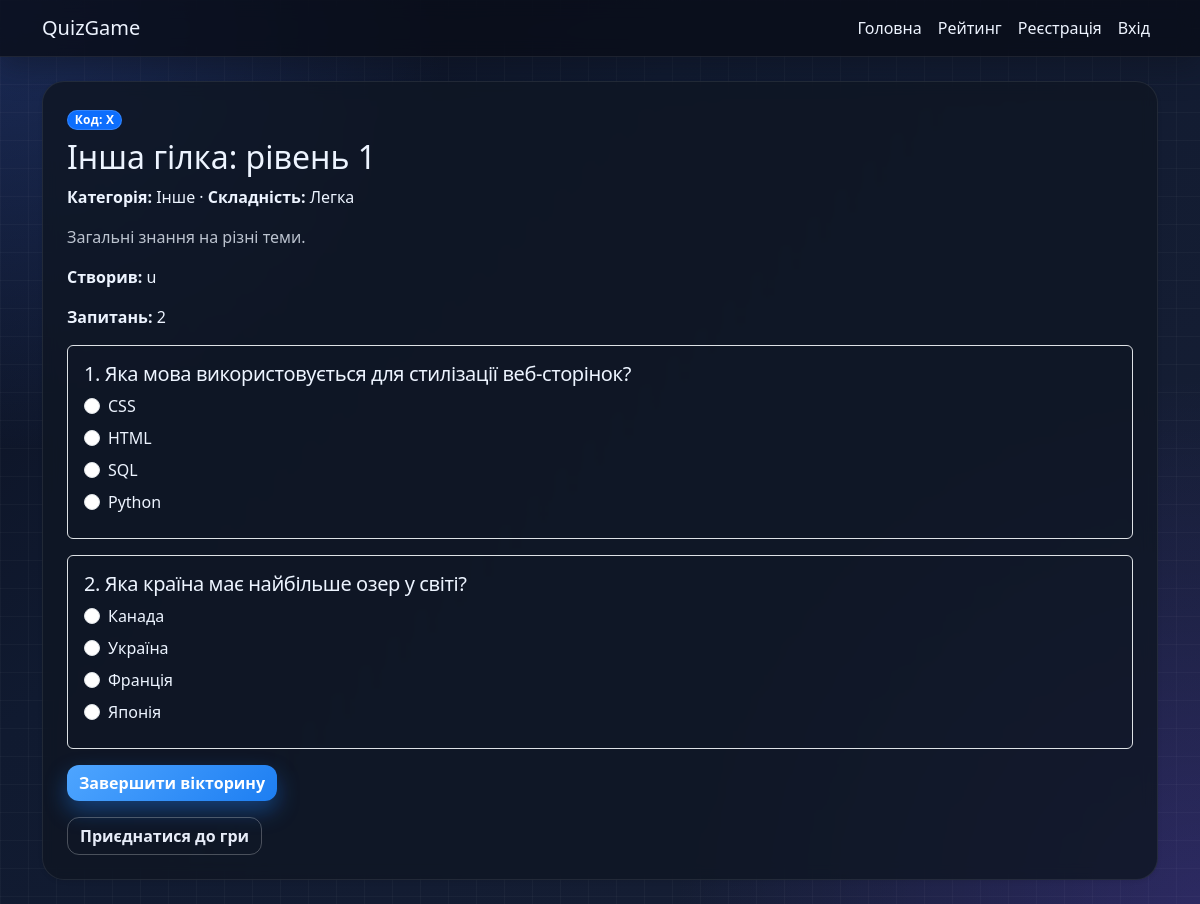
The app's page /quiz/23/ with its own data.
### main/models.py (models this page shows, shortened)
class Quiz(models.Model):
    CATEGORY_CHOICES = [
        ('games', 'Ігри'),
        ('movies', 'Кіно та серіали'),
        ('school', 'Шкільні предмети'),
        ('science', 'Наука'),
        ('history', 'Історія'),
        ('sports', 'Спорт'),
        ('music', 'Музика'),
        ('other', 'Інше'),
    ]
    DIFFICULTY_CHOICES = [
        ('easy', 'Легка'),
        ('medium', 'Середня'),
        ('hard', 'Складна'),
    ]
    title = models.CharField(max_length=200)
    description = models.TextField(blank=True)
    category = models.CharField(max_length=20, choices=CATEGORY_CHOICES, default='other')
    difficulty = models.CharField(max_length=10, choices=DIFFICULTY_CHOICES, default='medium')
    created_by = models.ForeignKey(settings.AUTH_USER_MODEL, on_delete=models.CASCADE, related_name='quizzes')
    invite_code = models.CharField(max_length=20, unique=True)
    is_public = models.BooleanField(default=True)
    level_number = models.PositiveIntegerField(default=1)
    created_at = models.DateTimeField(default=timezone.now)
    updated_at = models.DateTimeField(auto_now=True)
    class Meta:
        ordering = ['level_number', 'created_at']
    def get_next_level(self):
        return Quiz.objects.filter(category=self.category, level_number=self.level_number + 1).order_by('level_number').first()

class Question(models.Model):
    QUESTION_TYPES = [
        ('text', 'Text'),
        ('image', 'Image'),
        ('video', 'Video'),
    ]
    quiz = models.ForeignKey(Quiz, on_delete=models.CASCADE, related_name='questions')
    prompt = models.CharField(max_length=500)
    question_type = models.CharField(max_length=20, choices=QUESTION_TYPES, default='text')
    media_url = models.URLField(blank=True)
    time_limit = models.PositiveIntegerField(default=30)
    order = models.PositiveIntegerField(default=1)
    class Meta:
        ordering = ['order']

class Answer(models.Model):
    question = models.ForeignKey(Question, on_delete=models.CASCADE, related_name='answers')
    text = models.CharField(max_length=255)
    is_correct = models.BooleanField(default=False)
    order = models.PositiveIntegerField(default=1)
    class Meta:
        ordering = ['order']

### main/views.py (the view, shortened to what this page needs)
# urls.py: path('quiz/<int:quiz_id>/', views.quiz_detail, name='quiz_detail'),
def quiz_detail(request, quiz_id):
    quiz = Quiz.objects.prefetch_related('questions__answers').get(pk=quiz_id)
    if request.user.is_authenticated and not quiz.is_unlocked_for_user(request.user):
        messages.error(request, 'Спочатку пройдіть попередній рівень, щоб відкрити цей рівень кампанії.')
        return redirect('home')
    selected_answers = {}
    current_attempt = None
    show_results = False
    next_level = quiz.get_next_level()
    next_level_unlocked = bool(next_level and request.user.is_authenticated and next_level.is_unlocked_for_user(request.user))
    question_results = []
    for question in quiz.questions.prefetch_related('answers').all():
        correct_answer = question.answers.filter(is_correct=True).first()
        selected_answer_id = selected_answers.get(question.id)
        question_results.append({
            'question': question,
            'answers': list(question.answers.all()),
            'selected_answer_id': selected_answer_id,
            'correct_answer': correct_answer,
            'is_correct': bool(correct_answer and selected_answer_id == correct_answer.id),
            'was_not_answered': selected_answer_id is None,
        })
    return render(request, 'main/quiz_detail.html', {
        'quiz': quiz,
        'selected_answers': selected_answers,
        'show_results': show_results,
        'attempt': current_attempt,
        'question_results': question_results,
        'next_level': next_level,
        'next_level_unlocked': next_level_unlocked,
    })

### templates/main/quiz_detail.html (shortened to what this page needs)
{% extends 'base.html' %}
{% block content %}
<div class="card shadow-sm border-0">
    <div class="card-body p-4">
        <span class="badge bg-primary mb-2">Код: {{ quiz.invite_code }}</span>
        <h2>{{ quiz.title }}</h2>
        <p><strong>Категорія:</strong> {{ quiz.get_category_display }} · <strong>Складність:</strong> {{ quiz.get_difficulty_display }}</p>
        <p class="text-muted">{{ quiz.description|default:'Опис відсутній' }}</p>
        <p><strong>Створив:</strong> {{ quiz.created_by.username }}</p>
        <p><strong>Запитань:</strong> {{ quiz.questions.count }}</p>
        <form method="post">
            {% for item in question_results %}
            <section class="border rounded p-3 mb-3">
                <h3 class="h5">{{ forloop.counter }}. {{ item.question.prompt }}</h3>
                {% for answer in item.answers %}
                <div class="form-check mb-2">
                    <input
                        class="form-check-input"
                        type="radio"
                        name="question_{{ item.question.id }}"
                        id="question_{{ item.question.id }}_answer_{{ answer.id }}"
                        value="{{ answer.id }}"
                    >
                    <label class="form-check-label" for="question_{{ item.question.id }}_answer_{{ answer.id }}">
                        {{ answer.text }}
                    </label>
                </div>
                {% endfor %}
            </section>
            {% endfor %}
            {% if not show_results %}
            <button type="submit" class="btn btn-primary">Завершити вікторину</button>
            {% else %}
                {% if next_level and next_level_unlocked %}
                <a href="{% url 'quiz_detail' next_level.id %}" class="btn btn-primary">Продовжити</a>
                {% endif %}
                <a href="{% url 'join_quiz' quiz.id %}" class="btn btn-outline-primary">Пройти ще раз</a>
                <a href="{% url 'home' %}" class="btn btn-outline-danger">Вийти</a>
            {% endif %}
        </form>
        {% if not show_results %}
        <a href="{% url 'join_quiz' quiz.id %}" class="btn btn-outline-secondary mt-3">Приєднатися до гри</a>
        {% endif %}
    </div>
</div>
{% endblock %}

### static/styles.css (style rules this page uses)
body { margin: 0; min-height: 100vh; font-family: 'Segoe UI', Tahoma, Geneva, Verdana, sans-serif; background: radial-gradient(circle at top left, rgba(75, 125, 255, 0.25), transparent 30%), radial-gradient(circle at bottom right, rgba(120, 80, 255, 0.22), transparent 35%), linear-gradient(135deg, #0b1020 0%, #101a30 35%, #171f35 100%); color: #eef4ff; }
body::before { content: ""; position: fixed; inset: 0; background-image: linear-gradient(rgba(255,255,255,0.03) 1px, transparent 1px), linear-gradient(90deg, rgba(255,255,255,0.03) 1px, transparent 1px); background-size: 28px 28px; pointer-events: none; }
.card { border: 1px solid rgba(255, 255, 255, 0.08) !important; border-radius: 22px; background: rgba(15, 22, 36, 0.82); box-shadow: 0 20px 48px rgba(0, 0, 0, 0.28); backdrop-filter: blur(8px); color: #edf4ff; }
.card-body, .card-footer { background: transparent !important; color: #edf4ff; }
.card-title, .card h2, .card h3, .card h4, .card h5, .card h6, .display-5, .lead, .text-muted { color: #edf4ff !important; }
.text-muted { opacity: 0.78; }
.btn { border-radius: 12px; font-weight: 600; transition: transform 0.15s ease, box-shadow 0.15s ease; }
.btn-primary { background: linear-gradient(135deg, #4ea5ff 0%, #1d7ef2 100%); border: none; box-shadow: 0 10px 22px rgba(29, 126, 242, 0.4); }
.btn-outline-secondary { border-color: rgba(255,255,255,0.25); color: #e7ecf8; }
.badge { border-radius: 999px; font-weight: 600; letter-spacing: 0.02em; }
.bg-primary, .bg-success, .bg-secondary, .bg-warning, .bg-danger { box-shadow: inset 0 0 0 1px rgba(255,255,255,0.15); }
section h2, section h3, section h4 { letter-spacing: -0.02em; }
input[type='radio'] { accent-color: #4ea5ff; }

### records on screen
Quiz: invite_code "X", title "Інша гілка: рівень 1", category "Інше", difficulty "Легка", description "Загальні знання на різні теми.", created_by.username "u", questions.count "2"
Question: question.prompt "Яка мова використовується для стилізації веб-сторінок?"
Answer: question.id "☐ CSS", text "CSS"
Answer: question.id "☐ HTML", text "HTML"
Answer: question.id "☐ SQL", text "SQL"
Answer: question.id "☐ Python", text "Python"
Question: question.prompt "Яка країна має найбільше озер у світі?"
Answer: question.id "☐ Канада", text "Канада"
Answer: question.id "☐ Україна", text "Україна"
Answer: question.id "☐ Франція", text "Франція"
Answer: question.id "☐ Японія", text "Японія"
